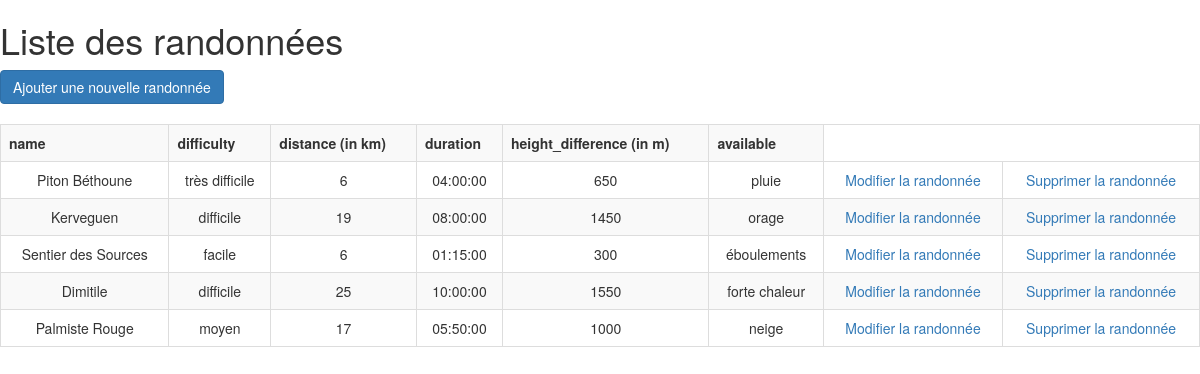
The app's page /read.php with its own data.
### tables this page shows
CREATE TABLE `hiking` (
  `id` int(11) UNSIGNED NOT NULL,
  `name` varchar(255) NOT NULL,
  `difficulty` enum('très facile','facile','moyen','difficile','très difficile') NOT NULL,
  `distance` int(11) NOT NULL COMMENT 'in km',
  `duration` time NOT NULL,
  `height_difference` int(6) NOT NULL COMMENT 'in m',
  `available` varchar(255) NOT NULL
);

### read.php (the view, shortened to what this page needs)
<!DOCTYPE html>
<html>
  <head>
    <link rel="stylesheet" href="css/basics.css" media="screen" title="no title" charset="utf-8">
    <link rel="stylesheet" href="https://maxcdn.bootstrapcdn.com/bootstrap/3.3.7/css/bootstrap.min.css">
  </head>
  <body>
    <h1>Liste des randonnées</h1> <a href="create.php" class="btn btn-primary"> Ajouter une nouvelle randonnée </a> <br> <br>
    <?php
      include("database.php");
      $randonnees = $bdd->query('SELECT * FROM hiking');
      ?>
    <table class="table table-bordered table-striped table-responsive">
      <tr>
        <th> name </th>
        <th> difficulty </th>
        <th> distance (in km) </th>
        <th> duration </th>
        <th> height_difference (in m) </th>
        <th> available </th>
      </tr>
      <?php while ($donnees = $randonnees->fetch()) { ?>
      <tr>
        <td> <?php echo $donnees['name']; ?>  </td>
        <td> <?php echo $donnees['difficulty']; ?> </td>
        <td> <?php echo $donnees['distance']; ?> </td>
        <td> <?php echo $donnees['duration']; ?> </td>
        <td> <?php echo $donnees['height_difference']; ?> </td>
        <td> <?php echo $donnees['available']; ?> </td>
        <td> <?php $modifiedhikings = array($donnees);
        foreach ($modifiedhikings as $modifiedhiking) {
          echo '<a href="update.php?id='.$donnees['id'].'"> Modifier la randonnée </a>';
        } ?>
         </td>
        <td> <?php $marches = array($donnees);
        foreach ($marches as $marche) {
           echo '<a href="delete.php?id='.$donnees['id'].'"> Supprimer la randonnée </a>';
         } ?>
        </td>
      </tr>
      <?php
      }
    ?>
    </table>
  </body>
</html>

### css/basics.css (style rules this page uses)
table { border-collapse: collapse; width: 100%; }
th, td { border: 1px solid black; text-align: center; }

### records on screen
hiking: name "Piton Béthoune", difficulty "très difficile", distance "6", duration "04:00:00", height_difference "650", available "pluie"
hiking: name "Kerveguen", difficulty "difficile", distance "19", duration "08:00:00", height_difference "1450", available "orage"
hiking: name "Sentier des Sources", difficulty "facile", distance "6", duration "01:15:00", height_difference "300", available "éboulements"
hiking: name "Dimitile", difficulty "difficile", distance "25", duration "10:00:00", height_difference "1550", available "forte chaleur"
hiking: name "Palmiste Rouge", difficulty "moyen", distance "17", duration "05:50:00", height_difference "1000", available "neige"
